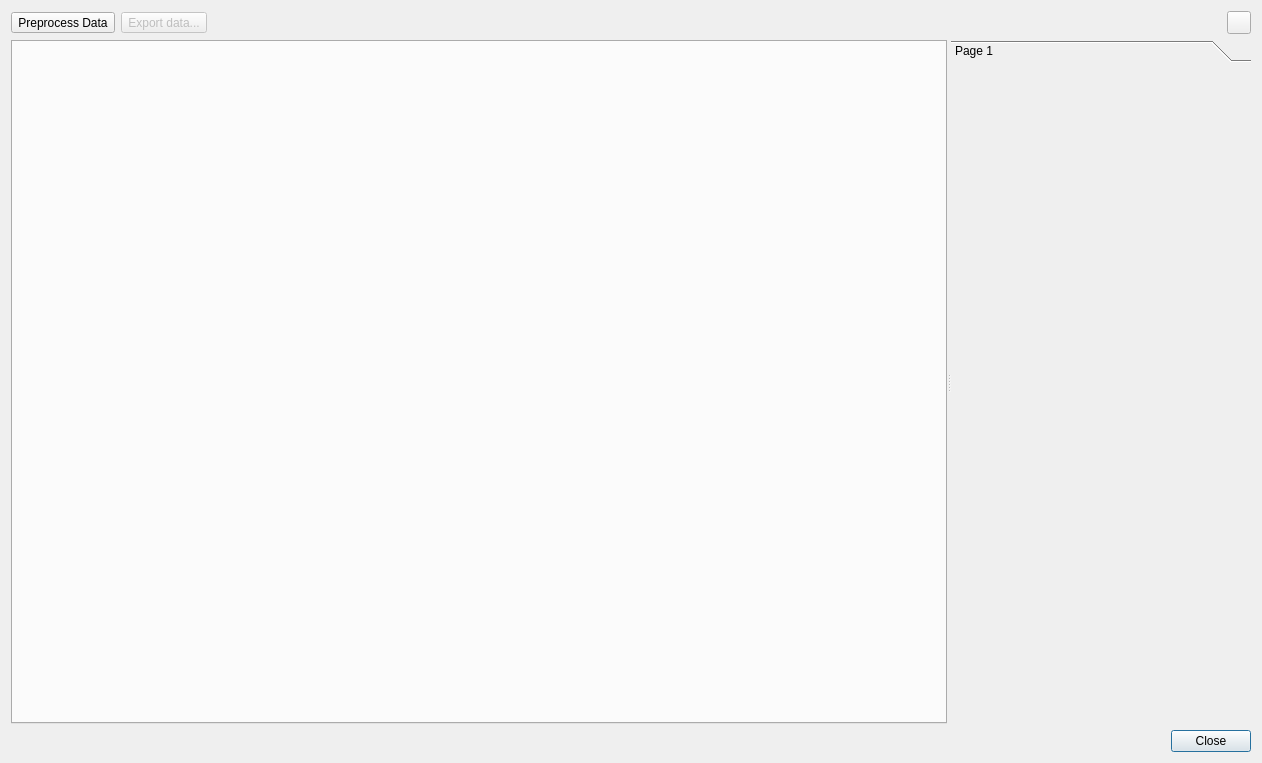
<?xml version="1.0" encoding="UTF-8"?>
<ui version="4.0">
 <author>Anton Rau</author>
 <class>AnimalGateDialog</class>
 <widget class="QDialog" name="AnimalGateDialog">
  <property name="geometry">
   <rect>
    <x>0</x>
    <y>0</y>
    <width>1262</width>
    <height>763</height>
   </rect>
  </property>
  <property name="windowTitle">
   <string>AnimalGate</string>
  </property>
  <layout class="QVBoxLayout" name="verticalLayout">
   <item>
    <layout class="QHBoxLayout" name="toolbarLayout">
     <item>
      <widget class="QToolButton" name="toolButtonPreprocess">
       <property name="text">
        <string>Preprocess Data</string>
       </property>
       <property name="icon">
        <iconset resource="../../../../../resources/resources.qrc">
         <normaloff>:/icons/preprocess.png</normaloff>:/icons/preprocess.png</iconset>
       </property>
       <property name="toolButtonStyle">
        <enum>Qt::ToolButtonStyle::ToolButtonTextBesideIcon</enum>
       </property>
      </widget>
     </item>
     <item>
      <widget class="QToolButton" name="toolButtonExport">
       <property name="enabled">
        <bool>false</bool>
       </property>
       <property name="text">
        <string>Export data...</string>
       </property>
       <property name="icon">
        <iconset resource="../../../../../resources/resources.qrc">
         <normaloff>:/icons/icons8-export-16.png</normaloff>:/icons/icons8-export-16.png</iconset>
       </property>
       <property name="toolButtonStyle">
        <enum>Qt::ToolButtonStyle::ToolButtonTextBesideIcon</enum>
       </property>
      </widget>
     </item>
     <item>
      <spacer name="horizontalSpacer">
       <property name="orientation">
        <enum>Qt::Orientation::Horizontal</enum>
       </property>
       <property name="sizeHint" stdset="0">
        <size>
         <width>40</width>
         <height>20</height>
        </size>
       </property>
      </spacer>
     </item>
     <item>
      <widget class="QToolButton" name="toolButtonHelp">
       <property name="icon">
        <iconset resource="../../../../../resources/resources.qrc">
         <normaloff>:/icons/icons8-help-16.png</normaloff>:/icons/icons8-help-16.png</iconset>
       </property>
      </widget>
     </item>
    </layout>
   </item>
   <item>
    <widget class="QSplitter" name="splitter">
     <property name="sizePolicy">
      <sizepolicy hsizetype="Expanding" vsizetype="Expanding">
       <horstretch>0</horstretch>
       <verstretch>0</verstretch>
      </sizepolicy>
     </property>
     <property name="orientation">
      <enum>Qt::Orientation::Horizontal</enum>
     </property>
     <widget class="QTabWidget" name="tabWidget">
      <property name="currentIndex">
       <number>-1</number>
      </property>
     </widget>
     <widget class="QToolBox" name="toolBox">
      <property name="maximumSize">
       <size>
        <width>300</width>
        <height>16777215</height>
       </size>
      </property>
      <widget class="QWidget" name="page">
       <property name="geometry">
        <rect>
         <x>0</x>
         <y>0</y>
         <width>300</width>
         <height>654</height>
        </rect>
       </property>
       <attribute name="label">
        <string>Page 1</string>
       </attribute>
      </widget>
     </widget>
    </widget>
   </item>
   <item>
    <widget class="QDialogButtonBox" name="buttonBox">
     <property name="orientation">
      <enum>Qt::Orientation::Horizontal</enum>
     </property>
     <property name="standardButtons">
      <set>QDialogButtonBox::StandardButton::Close</set>
     </property>
    </widget>
   </item>
  </layout>
 </widget>
 <resources>
  <include location="../../../../../resources/resources.qrc"/>
 </resources>
 <connections>
  <connection>
   <sender>buttonBox</sender>
   <signal>accepted()</signal>
   <receiver>AnimalGateDialog</receiver>
   <slot>accept()</slot>
   <hints>
    <hint type="sourcelabel">
     <x>248</x>
     <y>254</y>
    </hint>
    <hint type="destinationlabel">
     <x>157</x>
     <y>274</y>
    </hint>
   </hints>
  </connection>
  <connection>
   <sender>buttonBox</sender>
   <signal>rejected()</signal>
   <receiver>AnimalGateDialog</receiver>
   <slot>reject()</slot>
   <hints>
    <hint type="sourcelabel">
     <x>316</x>
     <y>260</y>
    </hint>
    <hint type="destinationlabel">
     <x>286</x>
     <y>274</y>
    </hint>
   </hints>
  </connection>
 </connections>
</ui>
